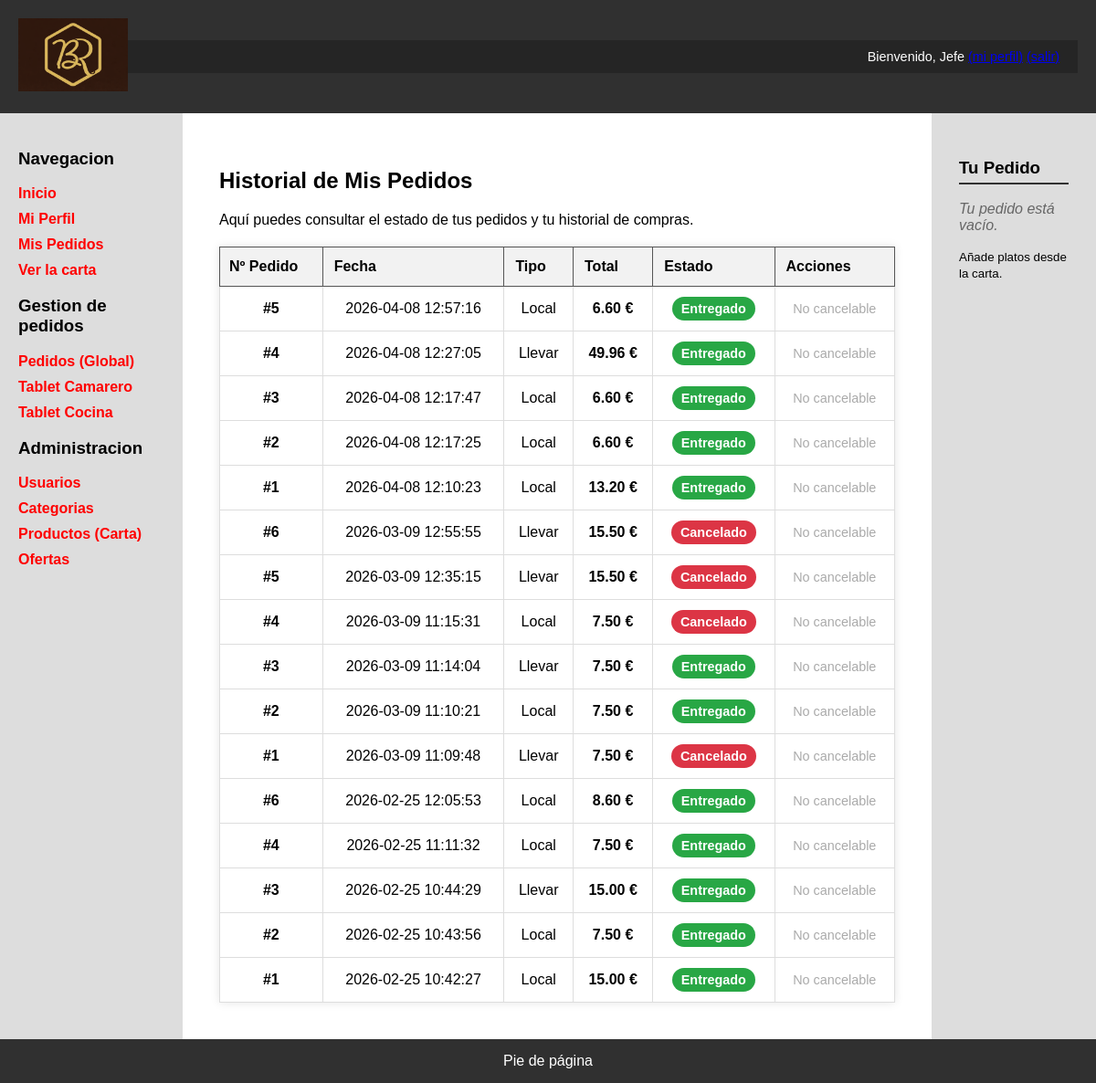
Page /mis_pedidos.php (signed in) on the committed database.
### tables this page shows
CREATE TABLE `pedidos` (
  `id` int(11) NOT NULL,
  `id_usuario` int(11) NOT NULL,
  `numero_pedido` int(11) NOT NULL,
  `fecha` datetime DEFAULT current_timestamp(),
  `estado` enum('Recibido','En preparacion','Cocinando','Listo cocina','Terminado','Entregado','Cancelado') NOT NULL DEFAULT 'Recibido',
  `tipo` enum('Local','Llevar') NOT NULL,
  `total` decimal(10,2) NOT NULL DEFAULT 0.00,
  `id_cocinero` int(11) DEFAULT NULL
);

### includes/config.php (called while the page is built, shortened)
<?php
spl_autoload_register(function ($class) {
    $prefix = 'es\\ucm\\fdi\\aw\\';
    $base_dir = __DIR__ . '/clases/';
    $len = strlen($prefix);
    $relative_class = substr($class, $len);
    $file = $base_dir . str_replace('\\', '/', $relative_class) . '.php';
});

### includes/clases/Aplicacion.php (called while the page is built, shortened)
<?php
class Aplicacion
{
	private $bdDatosConexion;
	private $inicializada = false;
	private $conn;
	public function init($bdDatosConexion)
	{
		if (!$this->inicializada) {
			$this->bdDatosConexion = $bdDatosConexion;
			$this->inicializada = true;
		}
	}
	public function getConexionBd()
	{
		if (!$this->conn) {
			$bdHost = $this->bdDatosConexion['host'];
			$bdUser = $this->bdDatosConexion['user'];
			$bdPass = $this->bdDatosConexion['pass'];
			$bd = $this->bdDatosConexion['bd'];
			$conn = new \mysqli($bdHost, $bdUser, $bdPass, $bd);
			$this->conn = $conn;
		}
		return $this->conn;
	}
	public function ejecutarConsultaBd($sql, $tipos = null, ...$parametros)
	{
		$conn = $this->getConexionBd();
		$stmt = $conn->prepare($sql);
		if ($tipos && !empty($parametros)) {
			$stmt->bind_param($tipos, ...$parametros);
		}
		if (!$stmt->execute()) {
			echo "Error al ejecutar la consulta ({$stmt->errno}): {$stmt->error}";
			exit();
		}
		return $stmt;
	}
}

### includes/clases/pedidos/Pedido.php (called while the page is built, shortened)
<?php
class Pedido
{
    public static function porUsuario(int $idUsuario): array
    {
        $queryPedidosUsuario = "SELECT * FROM pedidos WHERE id_usuario = ? ORDER BY fecha DESC";
        $rs = Aplicacion::getInstance()->ejecutarConsultaBd($queryPedidosUsuario, "i", $idUsuario)->get_result();
        $pedidos = [];
        if ($rs) {
            while ($fila = $rs->fetch_assoc()) {
                $pedidos[] = $fila;
            }
        }
        return $pedidos;
    }
}

### mis_pedidos.php (the view, shortened to what this page needs)
<?php
require_once __DIR__.'/includes/config.php';
$idUsuario = (int)$_SESSION['id'];
$rutaApp = RUTA_APP;
$pedidosUsuario = Pedido::porUsuario($idUsuario);
$contenidoPrincipal = <<<EOS
    <h1>Historial de Mis Pedidos</h1>
    <p>Aquí puedes consultar el estado de tus pedidos y tu historial de compras.</p>
EOS;
if (!empty($pedidosUsuario)) {
    $contenidoPrincipal .= "<table class='mis-pedidos-tabla'>";
    $contenidoPrincipal .= "<thead class='mis-pedidos-thead'>
        <tr>
            <th class='mis-pedidos-th-principal'>Nº Pedido</th>
            <th class='mis-pedidos-th'>Fecha</th>
            <th class='mis-pedidos-th'>Tipo</th>
            <th class='mis-pedidos-th'>Total</th>
            <th class='mis-pedidos-th'>Estado</th>
            <th class='mis-pedidos-th'>Acciones</th>
        </tr>
    </thead><tbody>";
    foreach ($pedidosUsuario as $fila) {
        $totalFmt = number_format($fila['total'], 2, '.', '');
        $claseEstado = 'badge-estado--generico';
        switch ($fila['estado']) {
            case 'Terminado':
            case 'Entregado': $claseEstado = 'badge-estado--terminado'; break;
            case 'Cancelado': $claseEstado = 'badge-estado--cancelado'; break;
        }
        $badgeEstado = "<span class='badge-estado {$claseEstado}'>{$fila['estado']}</span>";
        $contenidoPrincipal .= "<tr class='mis-pedidos-row'>";
        $contenidoPrincipal .= "<td class='mis-pedidos-cell mis-pedidos-cell--numero'>#{$fila['numero_pedido']}</td>";
        $contenidoPrincipal .= "<td class='mis-pedidos-cell'>{$fila['fecha']}</td>";
        $contenidoPrincipal .= "<td class='mis-pedidos-cell'>{$fila['tipo']}</td>";
        $contenidoPrincipal .= "<td class='mis-pedidos-cell mis-pedidos-total'><strong>{$totalFmt} €</strong></td>";
        $contenidoPrincipal .= "<td class='mis-pedidos-cell'>{$badgeEstado}</td>";
        $contenidoPrincipal .= "<td class='mis-pedidos-cell'>";
        if ($fila['estado'] === 'Recibido') {
            $contenidoPrincipal .= "
                <form action='$rutaApp/mis_pedidos.php' method='POST' class='form-inline form-cancelar-pedido-cliente' data-mensaje='¿Seguro que deseas cancelar tu pedido?'>
                    <input type='hidden' name='id_pedido' value='{$fila['id']}'>
                    <input type='hidden' name='accion' value='cancelar'>
                    <button type='submit' class='btn-cancelar-pedido-cliente'>Cancelar</button>
                </form>
            ";
        } else {
            $contenidoPrincipal .= "<span class='mis-pedidos-no-cancelable'>No cancelable</span>";
        }
        $contenidoPrincipal .= "</td>";
        $contenidoPrincipal .= "</tr>";
    }
    $contenidoPrincipal .= "</tbody></table>";
} else {
    $contenidoPrincipal .= "<div class='mis-pedidos-empty'>
        <p>Aún no has realizado ningún pedido con nosotros.</p>
        <a href='$rutaApp/carta.php' class='mis-pedidos-empty-link'>Ir a la Carta</a>
    </div>";
}
require __DIR__.'/includes/vistas/plantillas/plantilla.php';

### CSS/estilo.css (style rules this page uses)
body { background-color: #CDCDCD; margin: 0; font-family: Arial, sans-serif; }
table { width: 100%; border-collapse: collapse; margin-top: 20px; }
th { background-color: #f2f2f2; padding: 12px; border: 1px solid #ccc; text-align: left; }
td { padding: 10px; border: 1px solid #eee; }
.mis-pedidos-tabla { width: 100%; text-align: center; border-collapse: collapse; background: white; margin-top: 20px; box-shadow: 0 0 10px rgba(0, 0, 0, 0.1); }
.mis-pedidos-thead { background: #303030; color: black; }
.mis-pedidos-th-principal { padding: 10px; border: 1px solid #555; }
.mis-pedidos-th { border: 1px solid #555; }
.mis-pedidos-row { border-bottom: 1px solid #eee; }
.mis-pedidos-cell { border: 1px solid #ddd; }
.mis-pedidos-cell--numero { padding: 15px; font-weight: bold; border: 1px solid #ddd; }
.mis-pedidos-total { font-weight: bold; }
.mis-pedidos-no-cancelable { color: #aaa; font-size: 0.9em; }
.badge-estado { color: white; padding: 5px 10px; border-radius: 15px; font-size: 0.9em; font-weight: bold; }
.badge-estado--terminado { background: #28a745; }
.badge-estado--cancelado { background: #dc3545; }

### rows in the picture
pedidos: numero_pedido "5", fecha "2026-04-08 12:57:16", tipo "Local", total "6.60", estado "Entregado", shows "No cancelable"
pedidos: numero_pedido "4", fecha "2026-04-08 12:27:05", tipo "Llevar", total "49.96", estado "Entregado", shows "No cancelable"
pedidos: numero_pedido "3", fecha "2026-04-08 12:17:47", tipo "Local", total "6.60", estado "Entregado", shows "No cancelable"
pedidos: numero_pedido "2", fecha "2026-04-08 12:17:25", tipo "Local", total "6.60", estado "Entregado", shows "No cancelable"
pedidos: numero_pedido "1", fecha "2026-04-08 12:10:23", tipo "Local", total "13.20", estado "Entregado", shows "No cancelable"
pedidos: numero_pedido "6", fecha "2026-03-09 12:55:55", tipo "Llevar", total "15.50", estado "Cancelado", shows "No cancelable"
pedidos: numero_pedido "5", fecha "2026-03-09 12:35:15", tipo "Llevar", total "15.50", estado "Cancelado", shows "No cancelable"
pedidos: numero_pedido "4", fecha "2026-03-09 11:15:31", tipo "Local", total "7.50", estado "Cancelado", shows "No cancelable"
pedidos: numero_pedido "3", fecha "2026-03-09 11:14:04", tipo "Llevar", total "7.50", estado "Entregado", shows "No cancelable"
pedidos: numero_pedido "2", fecha "2026-03-09 11:10:21", tipo "Local", total "7.50", estado "Entregado", shows "No cancelable"
pedidos: numero_pedido "1", fecha "2026-03-09 11:09:48", tipo "Llevar", total "7.50", estado "Cancelado", shows "No cancelable"
pedidos: numero_pedido "6", fecha "2026-02-25 12:05:53", tipo "Local", total "8.60", estado "Entregado", shows "No cancelable"
pedidos: numero_pedido "4", fecha "2026-02-25 11:11:32", tipo "Local", total "7.50", estado "Entregado", shows "No cancelable"
pedidos: numero_pedido "3", fecha "2026-02-25 10:44:29", tipo "Llevar", total "15.00", estado "Entregado", shows "No cancelable"
pedidos: numero_pedido "2", fecha "2026-02-25 10:43:56", tipo "Local", total "7.50", estado "Entregado", shows "No cancelable"
pedidos: numero_pedido "1", fecha "2026-02-25 10:42:27", tipo "Local", total "15.00", estado "Entregado", shows "No cancelable"

### other values in the picture
$_SESSION['nombre'] "Jefe"
